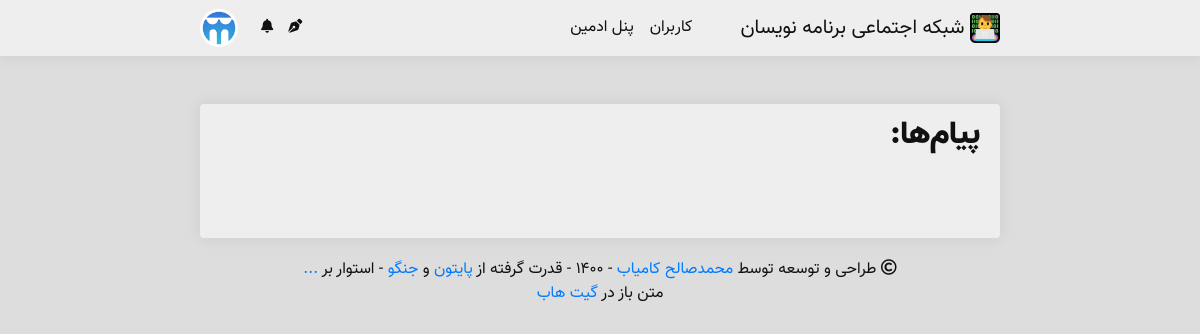
/user/notifications/all/?page=1/ (signed in), run on an earlier commit of the app's database.
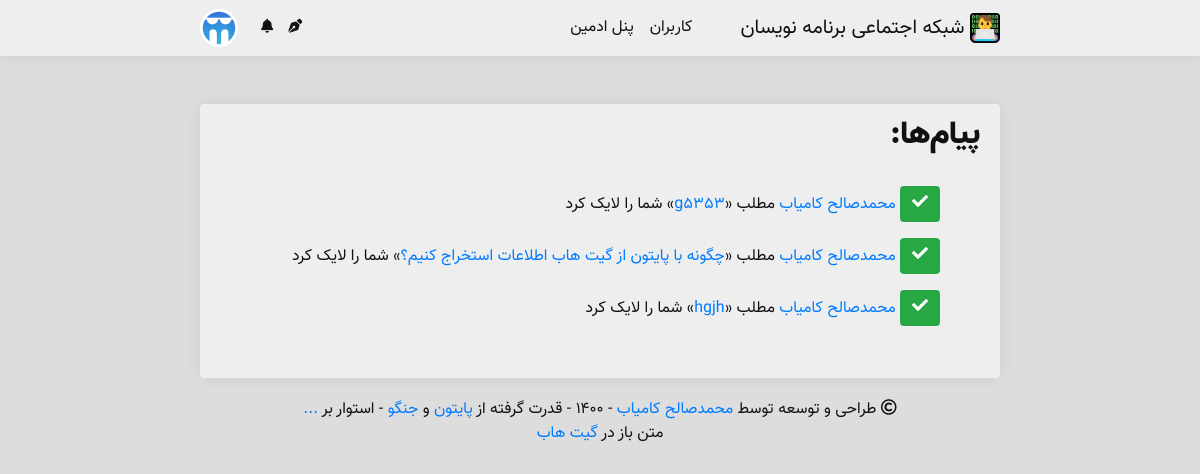
And on a later commit of the database.
### main/models.py (models this page shows)
class Notification(models.Model):
    givver = models.ForeignKey('Person', on_delete = models.SET_NULL, null = True, verbose_name = 'گیرنده')
    message = models.TextField(verbose_name = 'متن پیام')
    notif_type = models.CharField(max_length = 10, null = True, default = None, verbose_name = 'نوع')
    done = models.BooleanField(default = False, verbose_name = 'خوانده شده')
    class Meta:
        verbose_name = 'پیام'
        verbose_name_plural = 'پیام‌ها'

### persons/views.py (the view)
# urls.py: path('notifications/all/?page=<int:page>/', views.all_notifications, name = 'all_notifications'),
@login_required
def all_notifications(request, page):
    person = Person.objects.get(username = request.user.username)
    notifications = Notification.objects.filter(givver = person).order_by('-id')
    paginate = Paginator(notifications, 3)
    context = {
        'notifications': paginate.page(page),
    }
    mskf.add_notification_availability_to_context(request, context)
    mskf.add_authenticated_user_to_context(request, context)
    return render(request, 'person/notifications/list.html', context)

### main/functions.py (called while the page is built)
    def add_notification_availability_to_context(request, context):
        if request.user.is_authenticated:
            person = Person.objects.get(username=request.user.username)
            notification = Notification.objects.filter(
                givver=person,
                done=False)
            new_notif = False
            if len(notification) > 0:
                new_notif = True
            context['new_notif'] = new_notif
            context['notif_len'] = len(notification)

    def add_authenticated_user_to_context(request, context):
        if request.user.is_authenticated:
            authenticated_user = Person.objects.get(username=request.user.username)
            context['authenticated_user'] = authenticated_user

### media/template/person/notifications/list.html (shortened to what this page needs)
{% extends 'main.html' %}
{% load static %}
{% block body %}
<div class="body  border-gray">
<h2>پیام‌ها:</h2><br/>
<ul style="list-style-type: none;" class="infinite-container">
    {% for notification in notifications.object_list %}
        <li class="infinite-item">
            <p>
                {% if notification.done == True %}
                    <button type="button" class="btn btn-success  border-gray"><i class="fas fa-check"></i></button>
                {% endif %}
                {{ notification.message | safe }}
            </p>
        </li>
    {% endfor %}
</ul>
<br/>
</div>
{% endblock %}

What changed in the data, as far as the page shows it:
added Notification: done True (drawn), message "محمدصالح کامیاب مطلب « g5353 » شما را لایک کرد"
added Notification: done True (drawn), message "محمدصالح کامیاب مطلب « چگونه با پایتون از گیت هاب اطلاعات استخراج کنیم؟ » شما را لایک کرد"
added Notification: done True (drawn), message "محمدصالح کامیاب مطلب « hgjh » شما را لایک کرد"
